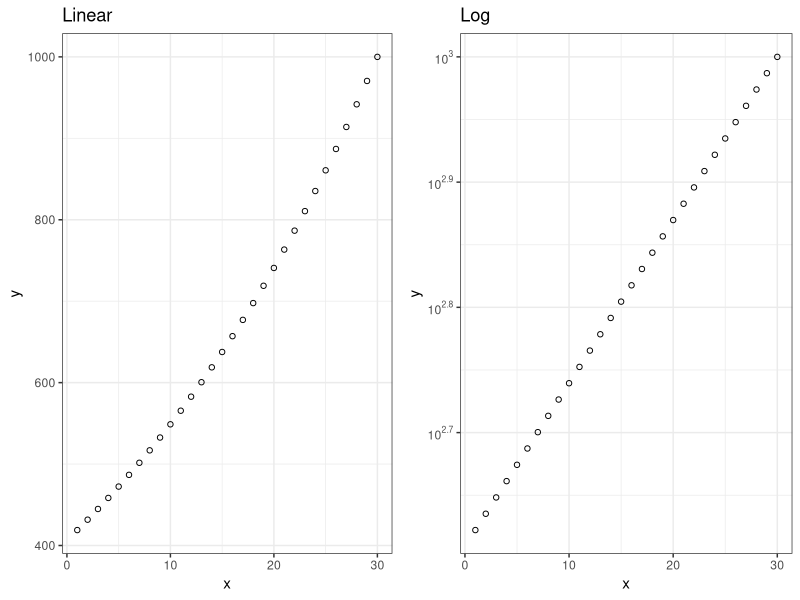

Recreate this plot in R.
require(tidyverse)
require(gridExtra)
require(scales)
library(purrr)

# Exponential ---------------------------------------------------------------------------------------
simulate.exponential <- 
  function(N, xRange = c(1,N), nReps, beta, maxMag, muErr, sdErr, errorType, ...){
    
    exp.data <- data.frame(x = rep(seq(xRange[1], xRange[2], length.out = N), nReps), y = NA)
    
    alpha <- maxMag/(exp(beta*xRange[2]))
    theta <- 0
    
    if(errorType %in% c("Mult", "mult", "Multiplicative", "multiplicative")){
      exp.data$y <- alpha*exp(beta*exp.data$x + rnorm(N*nReps, muErr, sdErr)) + theta
    } else { 
      if(errorType %in% c("Add", "add", "Additive", "additive")){
        exp.data$y <- alpha*exp(beta*exp.data$x) + theta + rnorm(N*nReps, muErr, sdErr)
      }
    }
    
    return(exp.data)
  }

# Quadratic ------------------------------------------------------------------------

simulate.quadratic <- 
  function(N, nReps, xRange = c(1,N), beta0, beta1, beta2, muErr, sdErr, ...){
    
    quad.data <- data.frame(x = rep(seq(xRange[1], xRange[2], length.out = N), nReps), y = NA)
    quad.data$y <- beta0 + beta1*quad.data$x + beta2*quad.data$x^2 + rnorm(N*nReps, muErr, sdErr)
    
    return(quad.data)
  }

# Overall Simulation Function ----------------------------------------------------------------

simulate.data <- 
  function(simulateFunction, ...){
    sim.data <- simulateFunction(...)
  }

# Trial -------------------------------------------------------------------

sim.data <- simulate.data(simulateFunction = simulate.exponential, 
                          N = 30, 
                          nReps = 1,
                          xRange = c(1,30), 
                          maxMag = 1000,
                          
                          # Exponential Parameters
                          beta = 0.03, 

                          # Quadratic Parameters
                          beta0 = 0,
                          beta1 = 0, 
                          beta2 = 0.1,
                          
                          muErr = 0, 
                          sdErr = 0,
                          errorType = "mult")

lin.plot <- sim.data %>%
  ggplot(aes(x = x, y = y)) +
  geom_point(shape = 1) +
  scale_color_brewer(palette = "Paired") +
  theme_bw() +
  ggtitle("Linear")

log.plot <- sim.data %>%
  ggplot(aes(x = x, y = y)) +
  geom_point(shape = 1) +
  scale_y_continuous(trans = "log10",
                     breaks = trans_breaks("log10", function(x) 10^x),
                     labels = trans_format("log10", math_format(10^.x))) +
  scale_color_brewer(palette = "Paired") +
  theme_bw() +
  ggtitle("Log")

grid.arrange(lin.plot, log.plot, ncol=2)




fit.models <- 
  function(sim.data){
    
    #fit glm exponential model (BEWARE HERE)
    glm.mod <- glm(y ~ x, data = sim.data, family = gaussian(link="log"))
    
    # fit quadratic model
    quad.mod  <- lm(y ~ x + I(x^2), data = sim.data)
    
    # fit linear model
    lin.mod   <- lm(y ~ x, data = sim.data)
    
    # Calculate lack of fit
    if(nrow(sim.data)/length(unique(sim.data$x)) > 1){
      lof.mod <- lm(y ~ x + as.factor(x), data = sim.data)
      lof <- anova(lof.mod) %>% 
        as.data.frame() %>%
        filter(row.names(.) == "as.factor(x)")
    } else {
      lof.mod <- NULL
      lof <- NULL
    }
    
    # return(list(sim.data = sim.data, glm.mod = glm.mod, exp.mod = exp.mod, quad.mod = quad.mod, lin.mod = lin.mod, lof.mod = lof.mod, lof = lof))
    return(list(sim.data = sim.data, glm.mod = glm.mod, quad.mod = quad.mod, lin.mod = lin.mod, lof.mod = lof.mod, lof = lof))
  }

sim.fit <- fit.models(sim.data)
sim.fit
